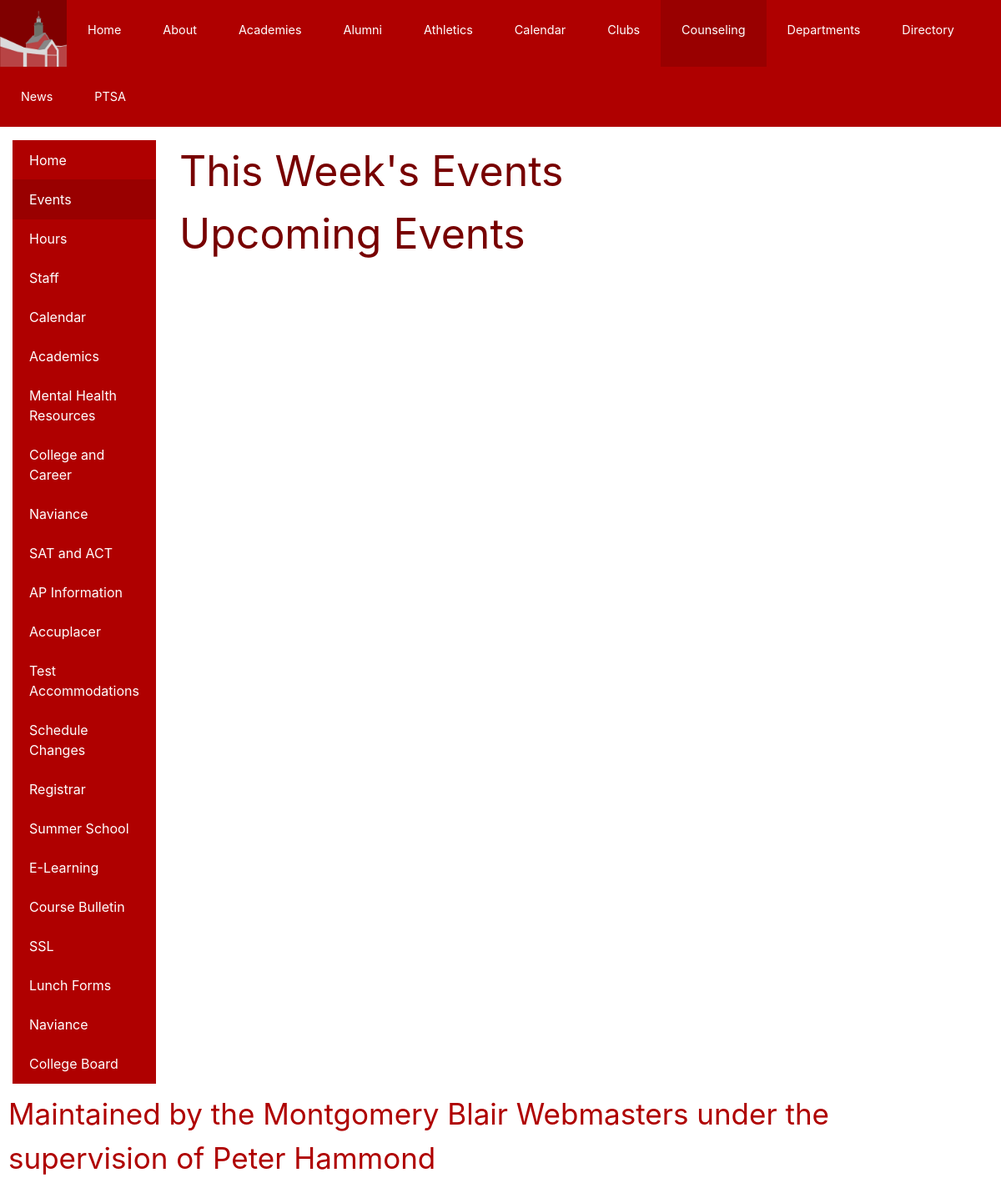
Page /events/ on the earlier database version.
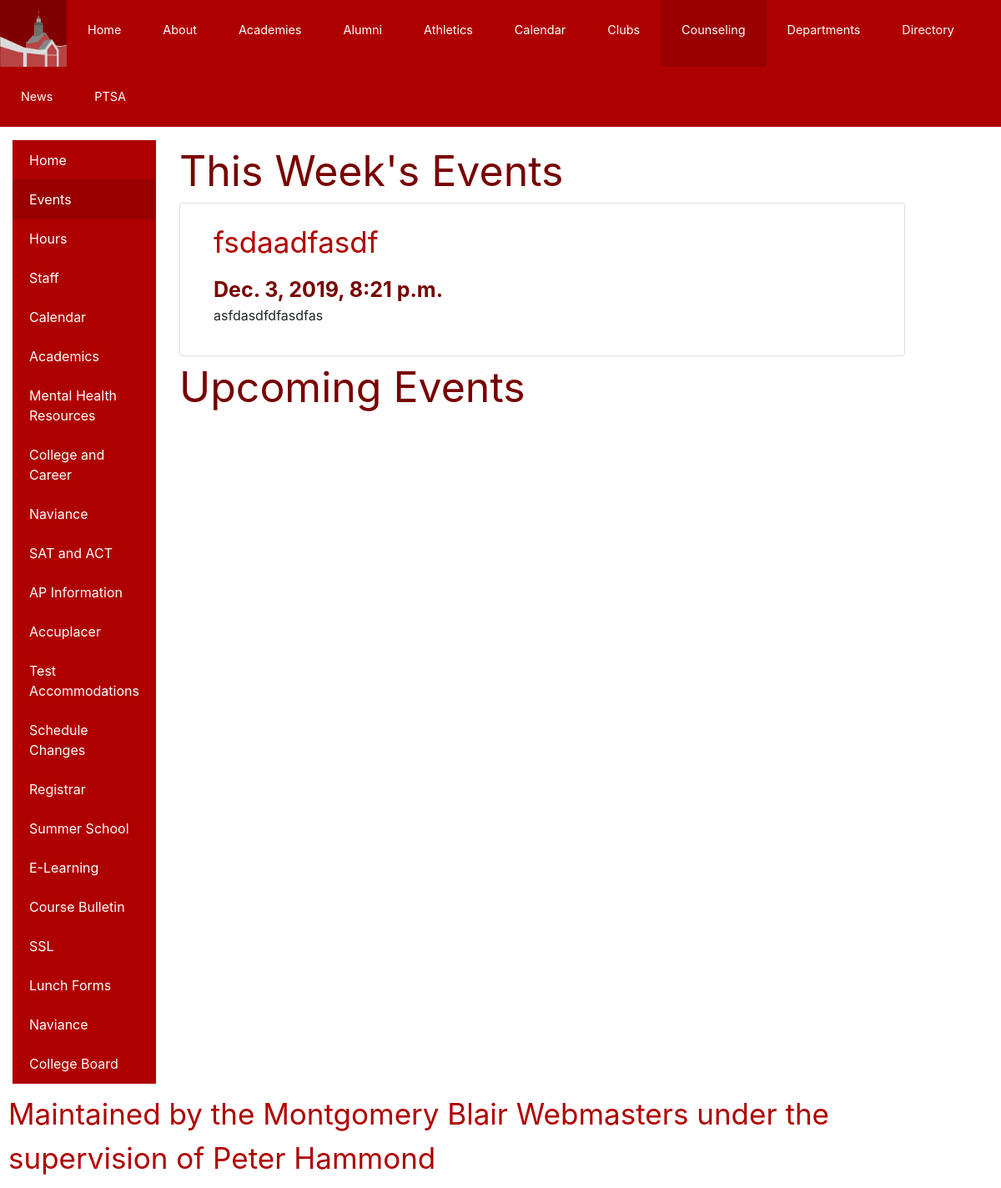
Same page on the later database version.
### core/models.py (models this page shows, shortened)
class TextPage(models.Model):
    title = models.CharField(max_length=200)
    shortTitle = models.CharField(max_length=200)
    content = models.TextField()
    numId = models.IntegerField()

class Event(models.Model):
    date = models.DateTimeField()
    title = models.CharField(max_length=200)
    content = models.TextField()

### core/views.py (the view)
# urls.py: path('events/', views.listEvents, name='events'),
def listEvents(request):
    est = pytz.timezone("America/New_York")
    d = datetime.datetime.now()
    while d.weekday() != 1:
        d = d - datetime.timedelta(days=1)
    e = Event.objects.filter(date__gte=datetime.datetime.now().date())
    f = Event.objects.filter(date__gte=datetime.datetime.now().date(),date__lte=datetime.datetime.now().date()+datetime.timedelta(days=7)).order_by('date')
    g = Event.objects.filter(date__gte=d+datetime.timedelta(days=7))
    return render(request,"core/calendar.html",{"objects":TextPage.objects.order_by('numId'),"today":e,"thisWeek":e,"upcoming":g})

### core/templates/core/calendar.html (shortened to what this page needs)
{% extends 'base.html' %}
{% block body %}
{% load tz %}
<p style="font-size:50px;color:#700;margin:0">This Week's Events</p>
{% for event in thisWeek%}
<div class="card">
<div class="card-body">
<div style="text-align:left;padding-left:20px;padding-right:20px">
<p class="card-title headerText">{{event.title}}</p>
{% timezone "America/New_York" %}
<p style="font-size:25px;color:#700;margin:0"><b>{{event.date}}</b></p>
<p>{{event.content}}</p>
{% endtimezone %}
</div>
</div>
</div>
{% endfor %}
<p style="font-size:50px;color:#700;margin:0">Upcoming Events</p>
</div>
{% endblock %}

### core/templates/core/sidebar.html
<div class="list-group float-left">
    <a id="homePageLink" href="{% url 'core:index' %}" class="list-group-item list-group-item-action">Home</a>
    <a id="eventsLink" href="{% url 'core:events' %}" class="list-group-item list-group-item-action">Events</a>
    {% for object in objects %}
    <a id="sidelink-{{object.id}}" href="{% url 'core:content' object.shortTitle %}" class="list-group-item list-group-item-action">{{ object.shortTitle }}</a>
    {% endfor %}
    <a href="#" class="list-group-item list-group-item-action external">Naviance</a>
    <a href="#" class="list-group-item list-group-item-action external">College Board</a>
</div>

Differences in the rows shown:
now on this page (row edited): Event: title "fsdaadfasdf", date "Dec. 3, 2019, 8:21 p.m.", content "asfdasdfdfasdfas"
